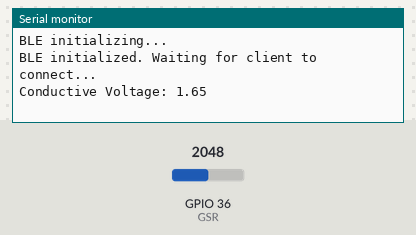
Simulated run of this sketch. Board: ESP32. Parts: the last lines printed to the serial monitor. The test bench sets the inputs (shaded band); at power-on: GPIO 36 (GSR) = 2048. Nothing arrives over Bluetooth unless stated; a phone connects over Bluetooth LE 3 s after start.

Above: at 1.8 s.
1.9 s: GPIO 36 (GSR) set to 2866
At 4.1 s:
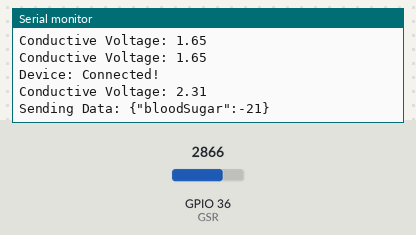
4.5 s: GPIO 36 (GSR) set to 3603
At 5.6 s:
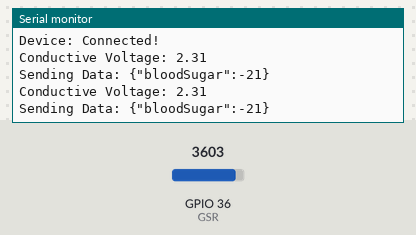
Timing chart, 0 to 7.5 s (numbered marks = the images above; inputs shaded):
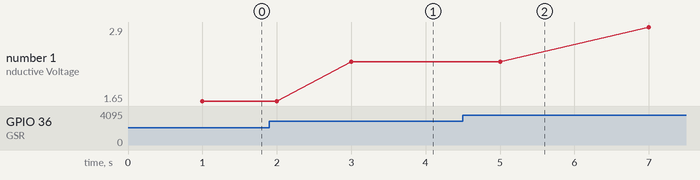

The sketch:

ble_app_code.ino
```cpp
#include <ArduinoJson.h>
#include <BLEDevice.h>
#include <BLEServer.h>
#include <BLEUtils.h>
#include <BLE2902.h>

#define GSR A0

#define SERVICE_UUID "87e3a34b-5a54-40bb-9d6a-355b9237d42b"
#define CHARACTERISTIC_UUID "cdc7651d-88bd-4c0d-8c90-4572db5aa14b"
#define SERVERNAME "Blood Sugar Monitor"

BLEServer* pServer = NULL;
BLEService* pService = NULL;
BLECharacteristic* voltageCharacteristic = NULL;
BLEAdvertising* pAdvertising = NULL;

bool deviceConnected = false;
float conductiveVoltage = 0.0;
int bloodSugar = 0;
int sensorValue = 0;

DynamicJsonDocument sendDoc(1024);

class MyServerCallbacks : public BLEServerCallbacks {
  void onConnect(BLEServer* pServer) {
    deviceConnected = true;
    Serial.println("Device: Connected!");
  };

  void onDisconnect(BLEServer* pServer) {
    deviceConnected = false;
    Serial.println("Device: Disconnected!");
    BLEDevice::startAdvertising();
  }
};

void setupBle() {
  Serial.println("BLE initializing...");
  BLEDevice::init(SERVERNAME);

  pServer = BLEDevice::createServer();
  pServer->setCallbacks(new MyServerCallbacks());

  pService = pServer->createService(SERVICE_UUID);
  voltageCharacteristic = pService->createCharacteristic(
    CHARACTERISTIC_UUID,
    BLECharacteristic::PROPERTY_NOTIFY | BLECharacteristic::PROPERTY_READ
  );

  voltageCharacteristic->addDescriptor(new BLE2902());

  pService->start();

  pAdvertising = BLEDevice::getAdvertising();
  pAdvertising->addServiceUUID(SERVICE_UUID);
  pAdvertising->setScanResponse(true);
  pAdvertising->setMinPreferred(0x12);

  BLEDevice::startAdvertising();

  Serial.println("BLE initialized. Waiting for client to connect...");
}

void readVoltage() {
  sensorValue = analogRead(GSR);
  conductiveVoltage = sensorValue * (3.3 / 4095.0); // Assuming 3.3V reference and 12-bit ADC
  delay(1000);
  Serial.print("Conductive Voltage: ");
  Serial.println(conductiveVoltage);
}

void calculateBloodSugar() {
  // y = -87x + 180
  bloodSugar = round(-87 * conductiveVoltage + 180);
}

void sendData() {
  sendDoc["bloodSugar"] = bloodSugar;

  String data;
  serializeJson(sendDoc, data);
  Serial.println("Sending Data: " + data);

  voltageCharacteristic->setValue(data.c_str());
  voltageCharacteristic->notify();
}

void setup() {
  Serial.begin(115200);
  pinMode(GSR, INPUT);
  setupBle();
}

void loop() {
  readVoltage();
  calculateBloodSugar();

  if (deviceConnected) {
    sendData();
    delay(1000); // Send data every second
  }
}
```

Measured:
- after the input at 1.9 s, the serial monitor: prints a new line after 1.1 s (image 1)
- plotted number 1: 1.65 → 2.31 after the input at 1.9 s, 2.31 → 2.9 after the input at 4.5 s
